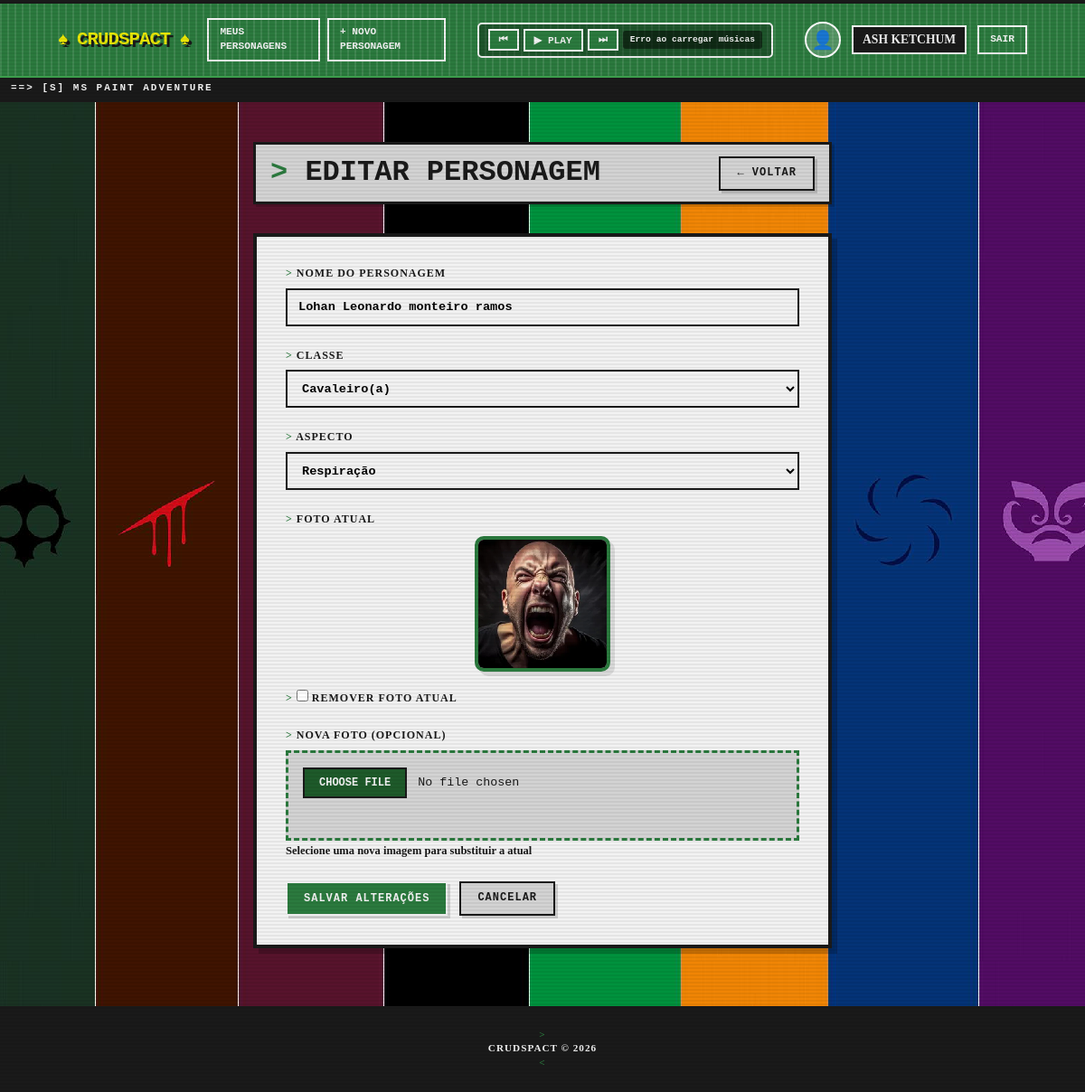
Screenshot of /pages/personagem_edit.php?id=30 (signed in) with the database file from the repository.
### tables this page shows
CREATE TABLE `personagem` (
  `id` int(11) NOT NULL,
  `nome` varchar(100) NOT NULL,
  `classe` varchar(50) NOT NULL,
  `aspecto` varchar(50) NOT NULL,
  `usuario_id` int(11) NOT NULL,
  `imagem` varchar(500) DEFAULT NULL
);

### config/database.php (called while the page is built, shortened)
<?php
function getConexao(): PDO {
    $dsn = "mysql:host=" . DB_HOST . ";dbname=" . DB_NAME . ";charset=" . DB_CHARSET;
    $opcoes = [
        PDO::ATTR_ERRMODE            => PDO::ERRMODE_EXCEPTION,
        PDO::ATTR_DEFAULT_FETCH_MODE => PDO::FETCH_ASSOC,
        PDO::ATTR_EMULATE_PREPARES   => false,
    ];
    return new PDO($dsn, DB_USER, DB_PASS, $opcoes);
}

### repository/PersonagemRepository.php (called while the page is built, shortened)
<?php
require_once __DIR__ . '/../config/database.php';
require_once __DIR__ . '/../entity/Personagem.php';
class PersonagemRepository {
    private PDO $pdo;
    public function __construct() {
        $this->pdo = getConexao();
    }
    public function buscarPorId(int $id): ?Personagem {
        $stmt = $this->pdo->prepare('SELECT * FROM personagem WHERE id = :id LIMIT 1');
        $stmt->execute([':id' => $id]);
        $dados = $stmt->fetch();
        if ($dados) {
            return new Personagem($dados);
        }
        return null;
    }
}

### entity/Personagem.php (called while the page is built, shortened)
<?php
class Personagem {
    private int    $id;
    private string $nome;
    private string $classe;
    private string $aspecto;
    private ?string $caminhoImagem;
    public function __construct(array $dados) {
        $this->id           = (int) ($dados['id']           ?? 0);
        $this->nome         = $dados['nome']         ?? '';
        $this->classe       = $dados['classe']       ?? '';
        $this->aspecto      = $dados['aspecto']      ?? '';
        $this->caminhoImagem = $dados['caminho_imagem'] ?? $dados['imagem'] ?? null;
    }
    public function getId(): int { return $this->id; }
    public function getNome(): string { return $this->nome; }
    public function getClasse(): string { return $this->classe; }
    public function getAspecto(): string { return $this->aspecto; }
    public function getCaminhoImagem(): ?string { return $this->caminhoImagem; }
}

### pages/personagem_edit.php (the view, shortened to what this page needs)
<?php
require_once __DIR__ . '/../repository/PersonagemRepository.php';
$repo = new PersonagemRepository();
$id = 0;
if (isset($_GET['id'])) {
    $id = (int) $_GET['id'];
}
$personagem = null;
if ($id > 0) {
    $personagem = $repo->buscarPorId($id);
}
$nome = $personagem->getNome();
$classe = $personagem->getClasse();
$aspecto = $personagem->getAspecto();
$classes = ['Cavaleiro(a)', 'Escudeiro(a)', 'Vidente', 'Mago(a)', 'Ladrão(a)',
          'Ladino(a)', 'Servo(a)', 'Sílfide / Silfo', 'Bruxo(a)', 'Herdeiro(a)', 'Príncipe / Princesa',
          'Bardo(a)', 'Lorde', 'Musa'];
$aspectos = ['Respiração', 'Sangue', 'Vida', 'Ruína', 'Luz', 'Vazio', 'Tempo', 'Espaço', 'Mente', 'Coração', 'Odio', 'Esperança'];
require_once __DIR__ . '/../includes/header.php';
?>
<div class="page-header">
  <h2>Editar Personagem</h2>
  <a href="index.php" class="btn btn-ghost">← Voltar</a>
</div>
<div class="form-card">
  <form method="POST" action="personagem_edit.php?id=<?= $personagem->getId() ?>" enctype="multipart/form-data" id="formPersonagem">
    <div class="form-group">
      <label for="nome">Nome do Personagem</label>
      <input type="text" id="nome" name="nome" placeholder="Ex: John Egbert" value="<?= htmlspecialchars($nome) ?>" required />
    </div>
    <div class="form-group">
      <label for="classe">Classe</label>
      <select id="classe" name="classe" required>
        <?php foreach ($classes as $t): ?>
          <option value="<?= $t ?>" <?= ($classe === $t) ? 'selected' : '' ?>><?= $t ?></option>
        <?php endforeach; ?>
      </select>
    </div>
    <div class="form-group">
      <label for="aspecto">Aspecto</label>
      <select id="aspecto" name="aspecto" required>
        <?php foreach ($aspectos as $t): ?>
          <option value="<?= $t ?>" <?= ($aspecto === $t) ? 'selected' : '' ?>><?= $t ?></option>
        <?php endforeach; ?>
      </select>
    </div>
    <div class="form-group">
      <label>Foto atual</label>
      <div class="preview-container">
        <div class="preview-image-wrapper">
          <?php if ($personagem->getCaminhoImagem() && file_exists(__DIR__ . '/../' . $personagem->getCaminhoImagem())): ?>
            <img id="currentImagePreview" src="/Trab_Lp3/<?= $personagem->getCaminhoImagem() ?>" class="foto-preview">
          <?php else: ?>
            <div id="currentImagePreview" class="foto-preview-placeholder">🎭</div>
          <?php endif; ?>
        </div>
      </div>
      <?php if ($personagem->getCaminhoImagem() && file_exists(__DIR__ . '/../' . $personagem->getCaminhoImagem())): ?>
        <div class="form-group">
          <label>
            <input type="checkbox" name="remover_imagem" value="1" id="removerImagemCheckbox"> Remover foto atual
          </label>
        </div>
      <?php endif; ?>
    </div>
    <div class="form-group">
      <label for="imagem">Nova foto (opcional)</label>
      <input type="file" id="imagem" name="imagem" accept="image/jpeg,image/png,image/gif,image/webp" onchange="previewImage(this)">
      <small>Selecione uma nova imagem para substituir a atual</small>
    </div>
    <div class="form-actions">
      <button type="submit" class="btn btn-primary">Salvar alterações</button>
      <a href="index.php" class="btn btn-ghost">Cancelar</a>
    </div>
  </form>
</div>
<?php require_once __DIR__ . '/../includes/footer.php'; ?>

### assets/style.css (style rules this page uses)
*, *::before, *::after { box-sizing: border-box; margin: 0; padding: 0; }
:root { --homestuck-blue: #0715cd; --homestuck-red: #e00707; --homestuck-green: #2b7a3e; --homestuck-green-light: #3c9e4c; --homestuck-green-dark: #1e5a2a; --homestuck-yellow: #e8e507; --homestuck-white: #f2f2f2; --homestuck-black: #1a1a1a; --homestuck-gray: #626262; --homestuck-lightgray: #d3d3d3; --primary: #2b7a3e; --primary-dark: #1e5a2a; --primary-light: #3c9e4c; --breath: #0715cd; --blood: #e00707; --life: #e85e07; --doom: #2b7a3e; --light: #e8e507; --void: #4a4a4a; --time: #626262; --space: #8a2be2; --mind: #ff69b4; --heart: #ff1493; --rage: #8b0000; --hope: #ffd700; --border-thick: 4px solid #1a1a1a; --border-med: 3px solid #1a1a1a; --border-thin: 2px solid #1a1a1a; --shadow-retro: 6px 6px 0 rgba(0, 0, 0, 0.2); --shadow-retro-sm: 3px 3px 0 rgba(0, 0, 0, 0.15); }
html { min-height: 100%; image-rendering: pixelated; image-rendering: crisp-edges; }
body { position: relative; min-height: 100vh; display: flex; flex-direction: column; background: #f2f2f2; background-image: url('../assets/tezh0y7brzn31.jpg'); background-position: center; background-repeat: no-repeat; background-attachment: fixed; background-size: cover; font-family: 'HomestuckFonte'; font-weight: bold; font-size: 15px; line-height: 1.4; color: #1a1a1a; }
body::before { content: ""; position: fixed; top: 0; left: 0; width: 100%; height: 100%; pointer-events: none; background: repeating-linear-gradient(0deg, rgba(0, 0, 0, 0.05) 0px, rgba(0, 0, 0, 0.05) 2px, transparent 2px, transparent 4px); z-index: 9999; }
a { color: #2b7a3e; text-decoration: underline; text-decoration-thickness: 2px; text-underline-offset: 4px; font-weight: bold; transition: all 0.05s linear; }
.page-header { display: flex; align-items: center; justify-content: space-between; gap: 18px; margin-bottom: 32px; padding: 12px 16px; background: #d3d3d3; border: 3px solid #1a1a1a; box-shadow: 3px 3px 0 rgba(0, 0, 0, 0.15); }
.page-header h2 { font-family: 'HomestuckFonte', monospace; font-size: clamp(1.5rem, 3vw, 2rem); line-height: 1.2; font-weight: bold; text-transform: uppercase; color: #1a1a1a; }
.page-header h2::before { content: "> "; color: #2b7a3e; font-weight: bold; }
.btn { display: inline-flex; align-items: center; justify-content: center; gap: 8px; min-height: 38px; padding: 8px 18px; border: 2px solid #1a1a1a; font-family: 'HomestuckFonte', monospace; font-weight: bold; font-size: 0.75rem; text-transform: uppercase; letter-spacing: 1px; cursor: pointer; text-decoration: none; background: #f2f2f2; color: #1a1a1a; box-shadow: 3px 3px 0 rgba(0, 0, 0, 0.15); transform: none; transition: none; }
.btn-primary { background: #2b7a3e; color: #f2f2f2; border-color: #f2f2f2; }
.btn-ghost { background: #d3d3d3; color: #1a1a1a; border-color: #1a1a1a; }
.form-card, .confirm-card, .login-card { background: #f2f2f2; border: 4px solid #1a1a1a; box-shadow: 6px 6px 0 rgba(0, 0, 0, 0.2); }
.form-card { max-width: 640px; padding: 32px; }
.form-group { margin-bottom: 24px; }
.form-group label { display: block; margin-bottom: 8px; font-size: 0.75rem; font-weight: bold; letter-spacing: 1px; text-transform: uppercase; color: #1a1a1a; }
.form-group label::before { content: "> "; color: #2b7a3e; }
.form-group input[type="text"], .form-group input[type="email"], .form-group input[type="password"], .form-group input[type="number"], .form-group select { width: 100%; min-height: 42px; padding: 8px 12px; border: 2px solid #1a1a1a; background: #f2f2f2; font-family: 'HomestuckFonte', monospace; font-weight: bold; font-size: 0.85rem; }
.form-group select { cursor: pointer; }
.form-group input[type="file"] { width: 100%; min-height: 100px; padding: 16px; border: 3px dashed #2b7a3e; background: #d3d3d3; cursor: pointer; font-family: 'HomestuckFonte', monospace; }
.form-actions { display: flex; gap: 13px; flex-wrap: wrap; margin-top: 10px; }
.preview-container { text-align: center; margin-bottom: 20px; }
.preview-image-wrapper { display: flex; justify-content: center; margin-top: 10px; }
.foto-preview { width: 150px; height: 150px; object-fit: cover; border: 4px solid #2b7a3e; border-radius: 10px; box-shadow: 5px 5px 0 rgba(0, 0, 0, 0.1); }

### rows the page displays
personagem: nome "Lohan Leonardo monteiro ramos", classe "Cavaleiro(a)", aspecto "Respiração", imagem (picture)

### other values shown
$nomeUser "ASH KETCHUM"
